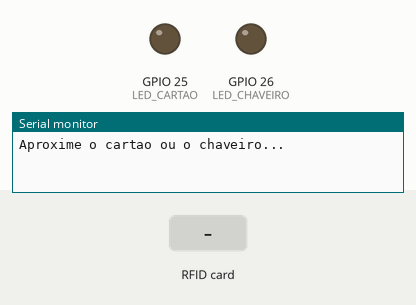
A sketch run on a simulated ESP32. On the bench: output pins drawn as LEDs (lit = HIGH), the last lines printed to the serial monitor. The test bench sets the inputs (shaded band).

Above: at 1.2 s.
1.3 s: RFID card A1 B2 C3 D4 held to the reader
At 1.6 s:
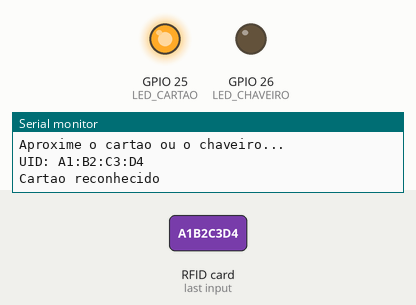
3.8 s: RFID card 11 22 33 44 held to the reader
At 4.6 s:
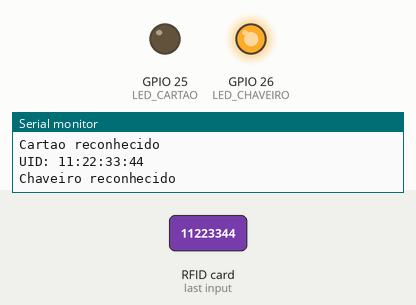
Timing chart, 0 to 6.8 s (numbered marks = the images above; inputs shaded):
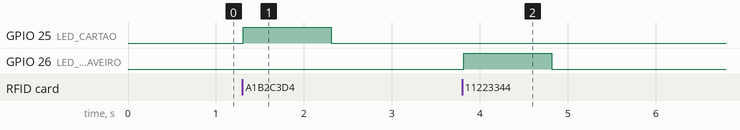

Measured:
- after the input at 1.3 s, GPIO 25 (LED_CARTAO): LOW → HIGH at once, → LOW 1.0 s later
- after the input at 3.8 s, GPIO 26 (LED_CHAVEIRO): LOW → HIGH at once, → LOW 1.0 s later

The sketch:

led.ino
```cpp
#include <SPI.h>
#include <MFRC522.h>

#define SS_PIN  5
#define RST_PIN 22
#define SCK_PIN 18
#define MISO_PIN 19
#define MOSI_PIN 23

#define LED_CARTAO   25   // verde
#define LED_CHAVEIRO 26   // vermelho

// SUBSTITUA pelos UIDs anotados no Código 1
const String UID_CARTAO   = "A1:B2:C3:D4";
const String UID_CHAVEIRO = "11:22:33:44";

MFRC522 rfid(SS_PIN, RST_PIN);

String uidParaTexto(byte *buffer, byte tamanho) {
  String uid = "";
  for (byte i = 0; i < tamanho; i++) {
    if (buffer[i] < 0x10) uid += "0";
    uid += String(buffer[i], HEX);
    if (i < tamanho - 1) uid += ":";
  }
  uid.toUpperCase();
  return uid;
}

// Acende o LED por 1 segundo e apaga
void piscar(int led) {
  digitalWrite(led, HIGH);
  delay(1000);
  digitalWrite(led, LOW);
}

void setup() {
  Serial.begin(115200);
  pinMode(LED_CARTAO, OUTPUT);
  pinMode(LED_CHAVEIRO, OUTPUT);

  SPI.begin(SCK_PIN, MISO_PIN, MOSI_PIN, SS_PIN);
  rfid.PCD_Init();
  Serial.println("Aproxime o cartao ou o chaveiro...");
}

void loop() {
  if (!rfid.PICC_IsNewCardPresent() || !rfid.PICC_ReadCardSerial()) {
    return;
  }

  String uid = uidParaTexto(rfid.uid.uidByte, rfid.uid.size);
  Serial.println("UID: " + uid);

  if (uid == UID_CARTAO) {
    Serial.println("Cartao reconhecido");
    piscar(LED_CARTAO);
  } else if (uid == UID_CHAVEIRO) {
    Serial.println("Chaveiro reconhecido");
    piscar(LED_CHAVEIRO);
  } else {
    Serial.println("Tag desconhecida");
  }

  rfid.PICC_HaltA();
  rfid.PCD_StopCrypto1();
}
```
